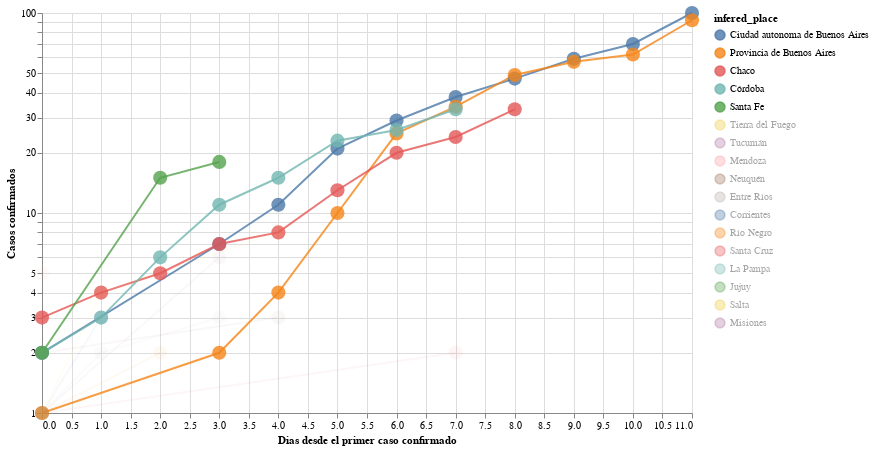

The cell this chart's notebook holds for it:
### Markdown cell above
# Graficando las mismas curvas cambiando el eje X

En lugar de utilizar la fecha, utilizamos cantidad de dias desde el primer caso confirmado

### Code cell
#hide_input
plot_evolution(
    cnt_by_place[cnt_by_place >=10].index.tolist(), 
    xaxis='days_from_first_infection', 
    xaxis_title='Dias desde el primer caso confirmado'
)

### Figure 1 — Vega-Lite specification as saved in the notebook (floating-point values rounded to 4 significant figures)
{"config": {"view": {"continuousWidth": 400, "continuousHeight": 300}, "point": {"size": 200}, "title": {"align": "center"}}, "data": {"name": "data-79994ce379de73cce7734e02ce29ea64"}, "mark": {"type": "line", "point": true, "radius": 150}, "encoding": {"color": {"type": "nominal", "field": "infered_place", "sort": ["Ciudad autonoma de Buenos Aires", "Provincia de Buenos Aires", "Chaco", "Córdoba", "Santa Fe", "Tierra del Fuego", "Tucumán", "Mendoza", "Neuquén", "Entre Ríos", "Corrientes", "Río Negro", "Santa Cruz", "La Pampa", "Jujuy", "Salta", "Misiones"]}, "opacity": {"condition": {"value": 0.8, "selection": "selector002"}, "value": 0.05}, "tooltip": [{"type": "nominal", "field": "place"}, {"type": "nominal", "field": "infered_place"}, {"type": "quantitative", "field": "infered_place_score"}, {"type": "quantitative", "field": "infected"}, {"type": "temporal", "field": "date"}, {"type": "quantitative", "field": "days_from_first_infection"}, {"type": "quantitative", "field": "cum_infected"}], "x": {"type": "quantitative", "axis": {"title": "Dias desde el primer caso confirmado"}, "field": "days_from_first_infection"}, "y": {"type": "quantitative", "axis": {"title": "Casos confirmados"}, "field": "cum_infected", "scale": {"type": "log"}}}, "height": 400, "selection": {"selector002": {"type": "multi", "fields": ["infered_place"], "bind": "legend", "init": [{"infered_place": "Ciudad autonoma de Buenos Aires"}, {"infered_place": "Provincia de Buenos Aires"}, {"infered_place": "Chaco"}, {"infered_place": "Córdoba"}, {"infered_place": "Santa Fe"}]}}, "width": 650, "$schema": "https://vega.github.io/schema/vega-lite/v4.0.2.json", "datasets": {"data-79994ce379de73cce7734e02ce29ea64": [{"place": "Ciudad de Buenos Aires", "infered_place": "Ciudad autonoma de Buenos Aires", "infered_place_score": 1.0, "infected": 2, "date": "2020-03-13T00:00:00", "days_from_first_infection": 0, "cum_infected": 2}, {"place": "Ciudad Autónoma de Buenos Aires", "infered_place": "Ciudad autonoma de Buenos Aires", "infered_place_score": 1.0, "infected": 5, "date": "2020-03-16T00:00:00", "days_from_first_infection": 3, "cum_infected": 7}, {"place": "Ciudad Autónoma de Buenos Aires", "infered_place": "Ciudad autonoma de Buenos Aires", "infered_place_score": 1.0, "infected": 4, "date": "2020-03-17T00:00:00", "days_from_first_infection": 4, "cum_infected": 11}, {"place": "Ciudad Autónoma de Buenos Aires", "infered_place": "Ciudad autonoma de Buenos Aires", "infered_place_score": 1.0, "infected": 10, "date": "2020-03-18T00:00:00", "days_from_first_infection": 5, "cum_infected": 21}, {"place": "Ciudad Autónoma de Buenos Aires", "infered_place": "Ciudad autonoma de Buenos Aires", "infered_place_score": 1.0, "infected": 8, "date": "2020-03-19T00:00:00", "days_from_first_infection": 6, "cum_infected": 29}, {"place": "Ciudad Autónoma de Buenos Aires", "infered_place": "Ciudad autonoma de Buenos Aires", "infered_place_score": 1.0, "infected": 9, "date": "2020-03-20T00:00:00", "days_from_first_infection": 7, "cum_infected": 38}, {"place": "Ciudad Autónoma de Buenos Aires", "infered_place": "Ciudad autonoma de Buenos Aires", "infered_place_score": 1.0, "infected": 9, "date": "2020-03-21T00:00:00", "days_from_first_infection": 8, "cum_infected": 47}, {"place": "Ciudad Autónoma de Buenos Aires", "infered_place": "Ciudad autonoma de Buenos Aires", "infered_place_score": 1.0, "infected": 12, "date": "2020-03-22T00:00:00", "days_from_first_infection": 9, "cum_infected": 59}, {"place": "Ciudad Autónoma de Buenos Aires", "infered_place": "Ciudad autonoma de Buenos Aires", "infered_place_score": 1.0, "infected": 11, "date": "2020-03-23T00:00:00", "days_from_first_infection": 10, "cum_infected": 70}, {"place": "Ciudad Autónoma de Buenos Aires", "infered_place": "Ciudad autonoma de Buenos Aires", "infered_place_score": 1.0, "infected": 30, "date": "2020-03-24T00:00:00", "days_from_first_infection": 11, "cum_infected": 100}, {"place": "Buenos Aires y", "infered_place": "Provincia de Buenos Aires", "infered_place_score": 1.0, "infected": 1, "date": "2020-03-13T00:00:00", "days_from_first_infection": 0, "cum_infected": 1}, {"place": "Provincia de Buenos Aires", "infered_place": "Provincia de Buenos Aires", "infered_place_score": 1.0, "infected": 1, "date": "2020-03-16T00:00:00", "days_from_first_infection": 3, "cum_infected": 2}, {"place": "Provincia de Buenos Aires", "infered_place": "Provincia de Buenos Aires", "infered_place_score": 1.0, "infected": 2, "date": "2020-03-17T00:00:00", "days_from_first_infection": 4, "cum_infected": 4}, {"place": "Provi ncia de Buenos Aires", "infered_place": "Provincia de Buenos Aires", "infered_place_score": 1.0, "infected": 6, "date": "2020-03-18T00:00:00", "days_from_first_infection": 5, "cum_infected": 10}, {"place": "Provincia de Buenos Aires", "infered_place": "Provincia de Buenos Aires", "infered_place_score": 1.0, "infected": 15, "date": "2020-03-19T00:00:00", "days_from_first_infection": 6, "cum_infected": 25}, {"place": "Provincia de Buenos Aires", "infered_place": "Provincia de Buenos Aires", "infered_place_score": 1.0, "infected": 9, "date": "2020-03-20T00:00:00", "days_from_first_infection": 7, "cum_infected": 34}, {"place": "Provincia de Buenos Aires", "infered_place": "Provincia de Buenos Aires", "infered_place_score": 1.0, "infected": 15, "date": "2020-03-21T00:00:00", "days_from_first_infection": 8, "cum_infected": 49}, {"place": "Provincia de Buenos Aires", "infered_place": "Provincia de Buenos Aires", "infered_place_score": 1.0, "infected": 8, "date": "2020-03-22T00:00:00", "days_from_first_infection": 9, "cum_infected": 57}, {"place": "Provincia de Buenos Aires", "infered_place": "Provincia de Buenos Aires", "infered_place_score": 1.0, "infected": 5, "date": "2020-03-23T00:00:00", "days_from_first_infection": 10, "cum_infected": 62}, {"place": "Provincia de Buenos Aires", "infered_place": "Provincia de Buenos Aires", "infered_place_score": 1.0, "infected": 30, "date": "2020-03-24T00:00:00", "days_from_first_infection": 11, "cum_infected": 92}, {"place": "Chaco y uno", "infered_place": "Chaco", "infered_place_score": 0.4545, "infected": 3, "date": "2020-03-16T00:00:00", "days_from_first_infection": 0, "cum_infected": 3}, {"place": "Chaco", "infered_place": "Chaco", "infered_place_score": 1.0, "infected": 1, "date": "2020-03-17T00:00:00", "days_from_first_infection": 1, "cum_infected": 4}, {"place": "Chaco", "infered_place": "Chaco", "infered_place_score": 1.0, "infected": 1, "date": "2020-03-18T00:00:00", "days_from_first_infection": 2, "cum_infected": 5}, {"place": "Chaco", "infered_place": "Chaco", "infered_place_score": 1.0, "infected": 2, "date": "2020-03-19T00:00:00", "days_from_first_infection": 3, "cum_infected": 7}, {"place": "Chaco", "infered_place": "Chaco", "infered_place_score": 1.0, "infected": 1, "date": "2020-03-20T00:00:00", "days_from_first_infection": 4, "cum_infected": 8}, {"place": "Chaco", "infered_place": "Chaco", "infered_place_score": 1.0, "infected": 5, "date": "2020-03-21T00:00:00", "days_from_first_infection": 5, "cum_infected": 13}, {"place": "Chaco", "infered_place": "Chaco", "infered_place_score": 1.0, "infected": 7, "date": "2020-03-22T00:00:00", "days_from_first_infection": 6, "cum_infected": 20}, {"place": "Chaco", "infered_place": "Chaco", "infered_place_score": 1.0, "infected": 4, "date": "2020-03-23T00:00:00", "days_from_first_infection": 7, "cum_infected": 24}, {"place": "Chaco", "infered_place": "Chaco", "infered_place_score": 1.0, "infected": 9, "date": "2020-03-24T00:00:00", "days_from_first_infection": 8, "cum_infected": 33}, {"place": "Córdoba", "infered_place": "Córdoba", "infered_place_score": 1.0, "infected": 2, "date": "2020-03-17T00:00:00", "days_from_first_infection": 0, "cum_infected": 2}, {"place": "Córdoba", "infered_place": "Córdoba", "infered_place_score": 1.0, "infected": 1, "date": "2020-03-18T00:00:00", "days_from_first_infection": 1, "cum_infected": 3}, {"place": "Córdoba", "infered_place": "Córdoba", "infered_place_score": 1.0, "infected": 3, "date": "2020-03-19T00:00:00", "days_from_first_infection": 2, "cum_infected": 6}, {"place": "Córdoba", "infered_place": "Córdoba", "infered_place_score": 1.0, "infected": 5, "date": "2020-03-20T00:00:00", "days_from_first_infection": 3, "cum_infected": 11}, {"place": "Córdoba", "infered_place": "Córdoba", "infered_place_score": 1.0, "infected": 4, "date": "2020-03-21T00:00:00", "days_from_first_infection": 4, "cum_infected": 15}, {"place": "Córdoba", "infered_place": "Córdoba", "infered_place_score": 1.0, "infected": 8, "date": "2020-03-22T00:00:00", "days_from_first_infection": 5, "cum_infected": 23}, {"place": "Córdoba", "infered_place": "Córdoba", "infered_place_score": 1.0, "infected": 3, "date": "2020-03-23T00:00:00", "days_from_first_infection": 6, "cum_infected": 26}, {"place": "Córdoba", "infered_place": "Córdoba", "infered_place_score": 1.0, "infected": 7, "date": "2020-03-24T00:00:00", "days_from_first_infection": 7, "cum_infected": 33}, {"place": "Santa Fe", "infered_place": "Santa Fe", "infered_place_score": 1.0, "infected": 2, "date": "2020-03-21T00:00:00", "days_from_first_infection": 0, "cum_infected": 2}, {"place": "Santa Fe", "infered_place": "Santa Fe", "infered_place_score": 1.0, "infected": 13, "date": "2020-03-23T00:00:00", "days_from_first_infection": 2, "cum_infected": 15}, {"place": "Santa Fe", "infered_place": "Santa Fe", "infered_place_score": 1.0, "infected": 3, "date": "2020-03-24T00:00:00", "days_from_first_infection": 3, "cum_infected": 18}, {"place": "Tierra del Fuego", "infered_place": "Tierra del Fuego", "infered_place_score": 1.0, "infected": 1, "date": "2020-03-20T00:00:00", "days_from_first_infection": 0, "cum_infected": 1}, {"place": "Tierra del Fuego", "infered_place": "Tierra del Fuego", "infered_place_score": 1.0, "infected": 3, "date": "2020-03-21T00:00:00", "days_from_first_infection": 1, "cum_infected": 4}, {"place": "Tierra del Fuego", "infered_place": "Tierra del Fuego", "infered_place_score": 1.0, "infected": 4, "date": "2020-03-24T00:00:00", "days_from_first_infection": 4, "cum_infected": 8}, {"place": "Tucumán", "infered_place": "Tucumán", "infered_place_score": 1.0, "infected": 1, "date": "2020-03-19T00:00:00", "days_from_first_infection": 0, "cum_infected": 1}, {"place": "Tucumán", "infered_place": "Tucumán", "infered_place_score": 1.0, "infected": 5, "date": "2020-03-22T00:00:00", "days_from_first_infection": 3, "cum_infected": 6}, {"place": "Mendoza", "infered_place": "Mendoza", "infered_place_score": 1.0, "infected": 5, "date": "2020-03-21T00:00:00", "days_from_first_infection": 0, "cum_infected": 5}, {"place": "Neuquén", "infered_place": "Neuquén", "infered_place_score": 1.0, "infected": 2, "date": "2020-03-20T00:00:00", "days_from_first_infection": 0, "cum_infected": 2}, {"place": "Neuquén", "infered_place": "Neuquén", "infered_place_score": 1.0, "infected": 1, "date": "2020-03-24T00:00:00", "days_from_first_infection": 4, "cum_infected": 3}, {"place": "Entre Ríos", "infered_place": "Entre Ríos", "infered_place_score": 1.0, "infected": 1, "date": "2020-03-17T00:00:00", "days_from_first_infection": 0, "cum_infected": 1}, {"place": "Entre Ríos", "infered_place": "Entre Ríos", "infered_place_score": 1.0, "infected": 1, "date": "2020-03-18T00:00:00", "days_from_first_infection": 1, "cum_infected": 2}, {"place": "Entre Ríos", "infered_place": "Entre Ríos", "infered_place_score": 1.0, "infected": 1, "date": "2020-03-20T00:00:00", "days_from_first_infection": 3, "cum_infected": 3}, {"place": "Corrientes", "infered_place": "Corrientes", "infered_place_score": 1.0, "infected": 1, "date": "2020-03-20T00:00:00", "days_from_first_infection": 0, "cum_infected": 1}, {"place": "Corrientes", "infered_place": "Corrientes", "infered_place_score": 1.0, "infected": 2, "date": "2020-03-21T00:00:00", "days_from_first_infection": 1, "cum_infected": 3}, {"place": "Río Negro", "infered_place": "Río Negro", "infered_place_score": 1.0, "infected": 1, "date": "2020-03-17T00:00:00", "days_from_first_infection": 0, "cum_infected": 1}, {"place": "Rio Negro", "infered_place": "Río Negro", "infered_place_score": 1.0, "infected": 1, "date": "2020-03-19T00:00:00", "days_from_first_infection": 2, "cum_infected": 2}, {"place": "Santa Cruz", "infered_place": "Santa Cruz", "infered_place_score": 1.0, "infected": 1, "date": "2020-03-17T00:00:00", "days_from_first_infection": 0, "cum_infected": 1}, {"place": "Santa Cruz", "infered_place": "Santa Cruz", "infered_place_score": 1.0, "infected": 1, "date": "2020-03-24T00:00:00", "days_from_first_infection": 7, "cum_infected": 2}, {"place": "La Pampa", "infered_place": "La Pampa", "infered_place_score": 1.0, "infected": 1, "date": "2020-03-24T00:00:00", "days_from_first_infection": 0, "cum_infected": 1}, {"place": "Jujuy", "infered_place": "Jujuy", "infered_place_score": 1.0, "infected": 1, "date": "2020-03-17T00:00:00", "days_from_first_infection": 0, "cum_infected": 1}, {"place": "Salt a", "infered_place": "Salta", "infered_place_score": 0.8333, "infected": 1, "date": "2020-03-17T00:00:00", "days_from_first_infection": 0, "cum_infected": 1}, {"place": "Misiones", "infered_place": "Misiones", "infered_place_score": 1.0, "infected": 1, "date": "2020-03-22T00:00:00", "days_from_first_infection": 0, "cum_infected": 1}]}}
